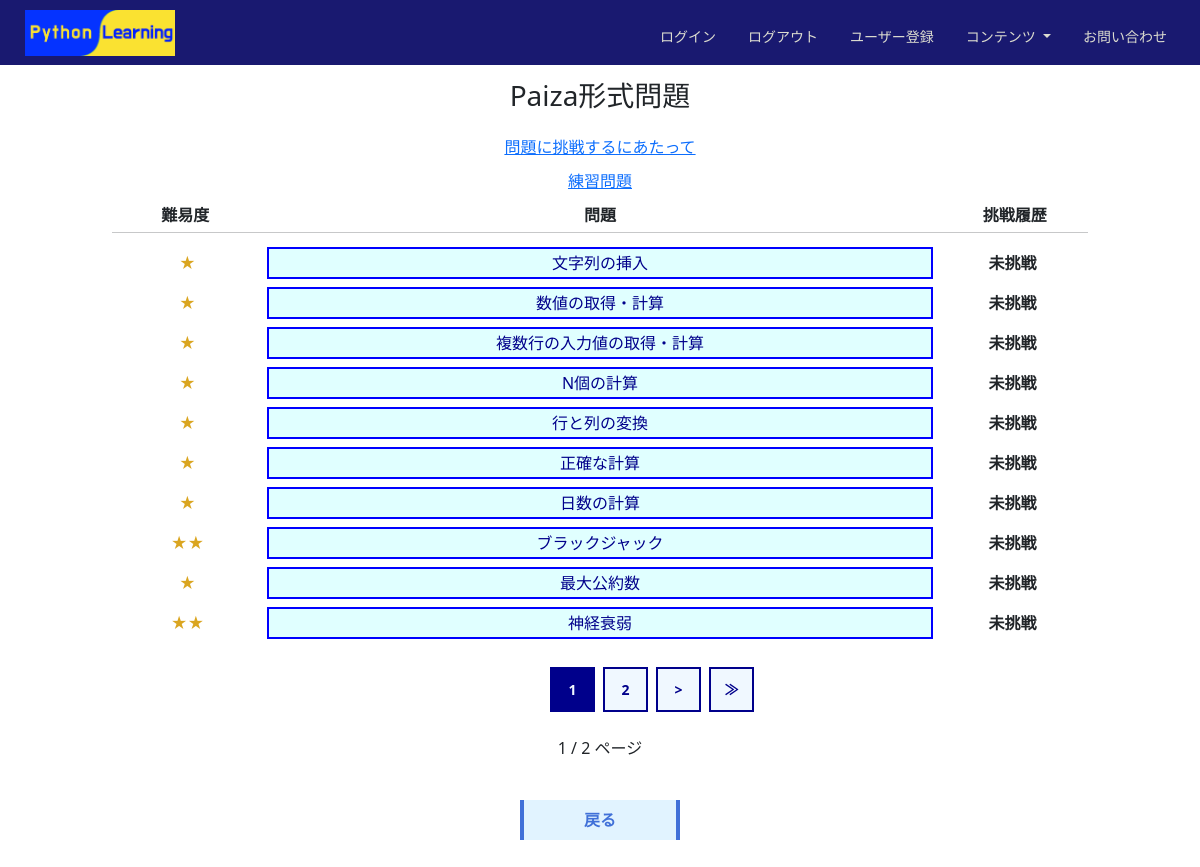
Screenshot of /p_like with the database file from the repository.
### python_learning_app/models/questions.py (models this page shows, shortened)
class Competition(models.Model):
    primary_key = models.PositiveIntegerField(primary_key=True, verbose_name="primary_key")
    title = models.CharField(max_length=60,verbose_name="問題名")
    section = models.PositiveIntegerField(verbose_name="区分")
    level = models.PositiveSmallIntegerField(verbose_name="難易度")
    question = models.TextField(verbose_name="問題文")
    input_format = models.TextField(verbose_name="入力フォーマット", blank=True)
    expectation = models.TextField(verbose_name="期待出力", blank=True)
    condition = models.TextField(verbose_name="条件", blank=True)
    input_ex = models.TextField(verbose_name="入力例", default = "/separate/")
    output_ex = models.TextField(verbose_name="出力例", default = "/separate/")
    input_data = models.TextField(verbose_name="入力データ", default = "/separate/")
    output_data = models.TextField(verbose_name="出力データ", default = "/separate/")
    e_answer = models.TextField(blank=True, verbose_name="解答例")
    explanation = models.TextField(blank=True, verbose_name="解説")

### python_learning_app/views/compe.py (the view)
# urls.py: path('p_like', compe.p_like, name='p_like'),
def p_like(request):
    questions = Competition.objects.filter(section__gte = '1').order_by('section')
    paginator = Paginator(questions, 10)
    number = int(request.GET.get('p', 1))
    page_obj = paginator.page(number)
    last = paginator.num_pages
    if last <= 5:
        page_range = [x for x in paginator.page_range]
    elif number <= 3:
        page_range = [1, 2, 3, 4, '…']
    elif last - number <= 2:
        page_range = ['…', last - 3, last - 2, last - 1, last]
    else:
        page_range = ['…', number - 1, number, number + 1, '…']
    level = [] # 難易度格納用リスト
    results = [] # 挑戦履歴格納用リスト
    for question in page_obj:
        level.append(question.level * '★')
        if CompeResult.objects.filter(user_id = request.user.id, connection_key = question.primary_key).exists():
            result = CompeResult.objects.get(user_id = request.user.id, connection_key = question.primary_key)
            results.append(result.result)
        else:
            results.append(None)
    questions_and_results = zip(level, page_obj, results)
    params = {'page_obj' : page_obj, 'page_range': page_range,
              'number': number, 'questions_and_results': questions_and_results}
    return render(request, 'compe/p_like.html', params)

### templates/compe/p_like.html (shortened to what this page needs)
{% extends 'python_learning/base.html' %}
{% load static %}
{% block content %}
<div class="container-fluid">
    <div style="height: 10px;"></div>
    <h3 class="p-1 text-center">Paiza形式問題</h3>
    <div style="height: 10px;"></div>
    <div class="text-center"><a href="{% url 'python_learning:p_like_ex' %}?p={{number}}">問題に挑戦するにあたって</a></div>
    <div style="height: 10px;"></div>
    <div class="text-center"><a href="{% url 'python_learning:compe' 0 %}?p={{number}}">練習問題</a></div>
    <div style="height: 10px;"></div>
    <div class="row">
        <div class="col-1"></div>
        <div class="col-10  text-center">
            <div style="display: flex; font-weight: bold;">
                <div style="width: 15%;">難易度</div>
                <div style="width: 70%;">問題</div>
                <div style="width: 15%;">挑戦履歴</div>
            </div>
            <hr class="slight_line">
            {% for level, question, result in questions_and_results %}
            <div style="display: flex;">
                <div class="p-1 m-1" style="width: 15%;">
                    <span style="color: goldenrod;">{{ level }}</span>
                </div>
            <div class="m-1" style="width: 70%;">
                <a href="{% url 'python_learning:compe' question.section %}" class="btn_co color_compe">{{ question.title }}</a>
            </div>
            <div class="p-1 m-1" style="width: 15%; font-weight: bold;">
                {% if result %}
                <span style="color: green;">Perfect達成!</span>
                {% elif result is False %}
                <span style="color: darkred;">Perfect未達成</span>
                {% else %}
                未挑戦
                {% endif %}
            </div>
            </div>
            {% endfor %}
        </div>
        <div class="col-1"></div>
    </div>
    <div class="row mt-4">
        <div class="col"></div>
        <div class="col">
            {% if page_obj.paginator.num_pages > 1 %}
            <ul class="Pagination">
                {% for page in page_range %}
                {% if page == page_obj.number %}
                <li class="Pagination-Item">
                    <a class="Pagination-Item-Link isActive" href="?p={{ page }}"><span>{{ page }}</span></a>
                </li>
                {% elif page == '…' %}
                <li class="Pagination-Item">
                    <a class="Pagination-Item-Link isReader" href="#"><span>{{ page }}</span></a>
                </li>
                {% else %}
                <li class="Pagination-Item">
                    <a class="Pagination-Item-Link" href="?p={{ page }}"><span>{{ page }}</span></a>
                </li>
                {% endif %}
                {% endfor %}
                {% if page_obj.has_next %}
                <li class="Pagination-Item">
                    <a class="Pagination-Item-Link" href="?p={{ page_obj.next_page_number }}">&gt;</a>
                </li>
                <li class="Pagination-Item">
                    <a class="Pagination-Item-Link" href="?p={{ page_obj.paginator.num_pages }}">≫</a>
                </li>
                {% endif %}
            </ul>
            {% endif %}
            <div class="mt-4 text-center">
                {{ page_obj.number }} / {{ page_obj.paginator.num_pages }} ページ
           </div>
        </div>
        <div class="col"></div>
    </div>
    <div style="height: 40px;"></div>
    <div class="text-center">
        <a href="{% url 'python_learning:index' %}" class="button_to_top">戻る</a>
    </div>
    <div style="height: 50px;"></div>
</div>
{% endblock content %}

### static/css/own.css (style rules this page uses)
.body_color { background-color: white; }
.button_to_top { position: relative; display: inline-block; width: 160px; font-weight: bold; padding: 0.5em 1em; text-decoration: none; border-left: solid 4px #4070d8; border-right: solid 4px #4070d8; color: #4070d8; background: #e1f3ff; transition: .4s; }
.btn_co { display: flex; justify-content: center; align-items: center; text-decoration: none; width: 100%; padding: 2px 4px; transition: 0.5s; }
.color_compe { border: 2px solid blue; background-color: lightcyan; color: darkblue; }
.slight_line { margin-top: 5px; margin-bottom: 10px; }
.Pagination { display: flex; align-items: center; list-style: none; }
.Pagination-Item-Link { display: flex; justify-content: center; align-items: center; flex-wrap: wrap; width: 45px; height: 45px; background: aliceblue; border: solid 2px darkblue; font-size: 14px; color: darkblue; font-weight: bold; transition: all 0.15s linear; text-decoration: none; }
.Pagination-Item-Link.isActive { background: darkblue; color: aliceblue; pointer-events: none; }
.Pagination > * + * { margin-left: 8px; }

### rows the page displays
Competition: level "★", title "文字列の挿入"
Competition: level "★", title "数値の取得・計算"
Competition: level "★", title "複数行の入力値の取得・計算"
Competition: level "★", title "N個の計算"
Competition: level "★", title "行と列の変換"
Competition: level "★", title "正確な計算"
Competition: level "★", title "日数の計算"
Competition: level "★★", title "ブラックジャック"
Competition: level "★", title "最大公約数"
Competition: level "★★", title "神経衰弱"

### other values shown
{{ page }} "1"
{{ page }} "2"
{{ page_obj.number }} "1"
{{ page_obj.paginator.num_pages }} "2"
